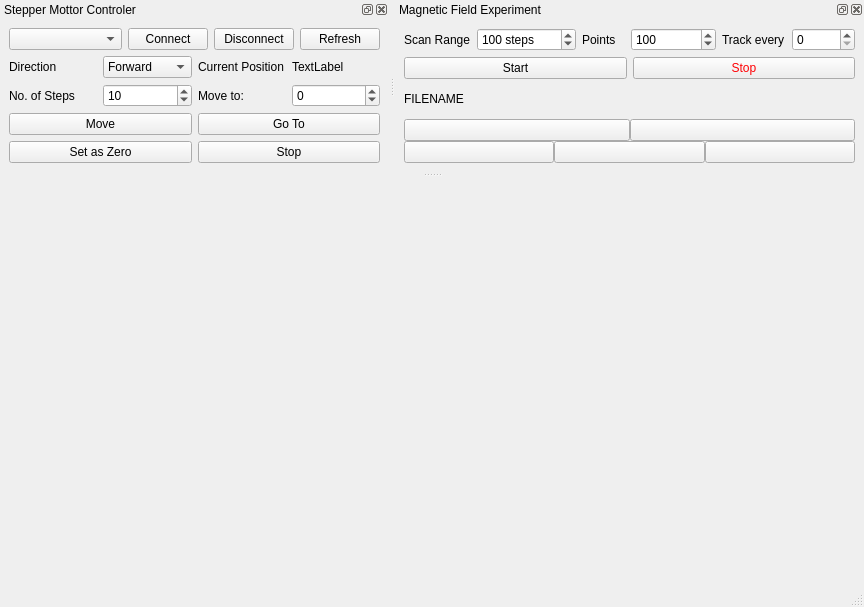
<?xml version="1.0" encoding="UTF-8"?>
<ui version="4.0">
 <class>MainWindow</class>
 <widget class="QMainWindow" name="MainWindow">
  <property name="geometry">
   <rect>
    <x>0</x>
    <y>0</y>
    <width>864</width>
    <height>607</height>
   </rect>
  </property>
  <property name="windowTitle">
   <string>Magnetic Field Experiment</string>
  </property>
  <widget class="QWidget" name="centralwidget">
   <layout class="QVBoxLayout" name="verticalLayout_2">
    <item>
     <widget class="PlotWidget" name="plot_widget" native="true"/>
    </item>
   </layout>
  </widget>
  <widget class="QMenuBar" name="menubar">
   <property name="geometry">
    <rect>
     <x>0</x>
     <y>0</y>
     <width>864</width>
     <height>21</height>
    </rect>
   </property>
  </widget>
  <widget class="QStatusBar" name="statusbar"/>
  <widget class="QDockWidget" name="stepper_motor_dockwidget">
   <property name="windowTitle">
    <string>Stepper Mottor Controler</string>
   </property>
   <attribute name="dockWidgetArea">
    <number>4</number>
   </attribute>
   <widget class="QWidget" name="dockWidgetContents">
    <layout class="QHBoxLayout" name="horizontalLayout">
     <item>
      <layout class="QVBoxLayout" name="verticalLayout_3">
       <item>
        <layout class="QHBoxLayout" name="connection_layout" stretch="2,1,1,1">
         <item>
          <widget class="QComboBox" name="com_ports_combobox"/>
         </item>
         <item>
          <widget class="QPushButton" name="connect_button">
           <property name="text">
            <string>Connect</string>
           </property>
          </widget>
         </item>
         <item>
          <widget class="QPushButton" name="disconnect_button">
           <property name="text">
            <string>Disconnect</string>
           </property>
          </widget>
         </item>
         <item>
          <widget class="QPushButton" name="refresh_button">
           <property name="text">
            <string>Refresh</string>
           </property>
          </widget>
         </item>
        </layout>
       </item>
       <item>
        <layout class="QHBoxLayout" name="direction_layout">
         <item>
          <widget class="QLabel" name="direction_label">
           <property name="text">
            <string>Direction</string>
           </property>
          </widget>
         </item>
         <item>
          <widget class="QComboBox" name="direction_combobox">
           <item>
            <property name="text">
             <string>Forward</string>
            </property>
           </item>
           <item>
            <property name="text">
             <string>Backward</string>
            </property>
           </item>
          </widget>
         </item>
         <item>
          <widget class="QLabel" name="current_position_text_label">
           <property name="text">
            <string>Current Position</string>
           </property>
          </widget>
         </item>
         <item>
          <widget class="QLabel" name="current_position_label">
           <property name="styleSheet">
            <string notr="true">font: 75 24pt &quot;Arial&quot;;</string>
           </property>
           <property name="text">
            <string>TextLabel</string>
           </property>
          </widget>
         </item>
        </layout>
       </item>
       <item>
        <layout class="QHBoxLayout" name="horizontalLayout_2">
         <item>
          <widget class="QLabel" name="no_of_steps_label">
           <property name="text">
            <string>No. of Steps</string>
           </property>
          </widget>
         </item>
         <item>
          <widget class="QSpinBox" name="no_of_steps_spinbox">
           <property name="maximum">
            <number>100000</number>
           </property>
           <property name="value">
            <number>10</number>
           </property>
          </widget>
         </item>
         <item>
          <widget class="QLabel" name="move_to_label">
           <property name="text">
            <string>Move to:</string>
           </property>
          </widget>
         </item>
         <item>
          <widget class="QSpinBox" name="move_to_spinbox">
           <property name="minimum">
            <number>-999999999</number>
           </property>
           <property name="maximum">
            <number>999999999</number>
           </property>
          </widget>
         </item>
        </layout>
       </item>
       <item>
        <layout class="QHBoxLayout" name="horizontalLayout_4">
         <item>
          <widget class="QPushButton" name="move_button">
           <property name="text">
            <string>Move</string>
           </property>
          </widget>
         </item>
         <item>
          <widget class="QPushButton" name="go_to_button">
           <property name="text">
            <string>Go To</string>
           </property>
          </widget>
         </item>
        </layout>
       </item>
       <item>
        <layout class="QHBoxLayout" name="horizontalLayout_5">
         <item>
          <widget class="QPushButton" name="set_zero_button">
           <property name="text">
            <string>Set as Zero</string>
           </property>
          </widget>
         </item>
         <item>
          <widget class="QPushButton" name="stop_button">
           <property name="text">
            <string>Stop</string>
           </property>
          </widget>
         </item>
        </layout>
       </item>
      </layout>
     </item>
    </layout>
   </widget>
  </widget>
  <widget class="QDockWidget" name="magnetic_scan_widget">
   <property name="windowTitle">
    <string>Magnetic Field Experiment</string>
   </property>
   <attribute name="dockWidgetArea">
    <number>4</number>
   </attribute>
   <widget class="QWidget" name="dockWidgetContents_2">
    <layout class="QVBoxLayout" name="verticalLayout" stretch="2,2,1,4">
     <item>
      <layout class="QHBoxLayout" name="scan_cfg_layout" stretch="1,1,1">
       <item>
        <layout class="QHBoxLayout" name="scan_range_layout" stretch="1,2">
         <item>
          <widget class="QLabel" name="scan_range_label">
           <property name="text">
            <string>Scan Range</string>
           </property>
          </widget>
         </item>
         <item>
          <widget class="QSpinBox" name="scan_range_spinbox">
           <property name="suffix">
            <string> steps</string>
           </property>
           <property name="prefix">
            <string/>
           </property>
           <property name="minimum">
            <number>1</number>
           </property>
           <property name="maximum">
            <number>99999999</number>
           </property>
           <property name="value">
            <number>100</number>
           </property>
          </widget>
         </item>
        </layout>
       </item>
       <item>
        <layout class="QHBoxLayout" name="scan_steps_layout" stretch="1,2">
         <item>
          <widget class="QLabel" name="scan_steps_label">
           <property name="text">
            <string>Points</string>
           </property>
          </widget>
         </item>
         <item>
          <widget class="QSpinBox" name="scan_steps_spinbox">
           <property name="maximum">
            <number>999999999</number>
           </property>
           <property name="value">
            <number>100</number>
           </property>
          </widget>
         </item>
        </layout>
       </item>
       <item>
        <layout class="QHBoxLayout" name="track_every_layout" stretch="1,1">
         <item>
          <widget class="QLabel" name="track_every_label">
           <property name="text">
            <string>Track every</string>
           </property>
          </widget>
         </item>
         <item>
          <widget class="QSpinBox" name="track_every_spinbox"/>
         </item>
        </layout>
       </item>
      </layout>
     </item>
     <item>
      <layout class="QHBoxLayout" name="start_stop_layout">
       <item>
        <widget class="QPushButton" name="start_button">
         <property name="text">
          <string>Start</string>
         </property>
        </widget>
       </item>
       <item>
        <widget class="QPushButton" name="stop_scan_button">
         <property name="styleSheet">
          <string notr="true">  color: rgb(255, 0, 4);
  background-color: qlineargradient(spread:pad, x1:0, y1:0, x2:1, y2:0, 
  stop:0 rgba(255, 0, 0, 255),
  stop:0.166 rgba(255, 255, 0, 255),
  stop:0.333 rgba(0, 255, 0, 255),
  stop:0.5 rgba(0, 255, 255, 255),
  stop:0.666 rgba(0, 0, 255, 255),
  stop:0.833 rgba(255, 0, 255, 255),
  stop:1 rgba(255, 0, 0, 255));</string>
         </property>
         <property name="text">
          <string>Stop</string>
         </property>
        </widget>
       </item>
      </layout>
     </item>
     <item>
      <widget class="QLabel" name="filename_label">
       <property name="text">
        <string>FILENAME</string>
       </property>
      </widget>
     </item>
     <item>
      <layout class="QVBoxLayout" name="file_io_layout">
       <property name="spacing">
        <number>0</number>
       </property>
       <item>
        <layout class="QHBoxLayout" name="save_layout">
         <item>
          <widget class="QPushButton" name="save_button">
           <property name="text">
            <string/>
           </property>
           <property name="icon">
            <iconset resource="../../../../artwork/qudi_icons.qrc">
             <normaloff>:/icons/icons/save.png</normaloff>:/icons/icons/save.png</iconset>
           </property>
          </widget>
         </item>
         <item>
          <widget class="QPushButton" name="delete_button">
           <property name="text">
            <string/>
           </property>
           <property name="icon">
            <iconset resource="../../../../artwork/qudi_icons.qrc">
             <normaloff>:/icons/icons/delete.png</normaloff>:/icons/icons/delete.png</iconset>
           </property>
          </widget>
         </item>
        </layout>
       </item>
       <item>
        <layout class="QHBoxLayout" name="load_layout">
         <item>
          <widget class="QPushButton" name="load_button">
           <property name="text">
            <string/>
           </property>
           <property name="icon">
            <iconset resource="../../../../artwork/qudi_icons.qrc">
             <normaloff>:/icons/icons/load.png</normaloff>:/icons/icons/load.png</iconset>
           </property>
          </widget>
         </item>
         <item>
          <widget class="QPushButton" name="previous_button">
           <property name="text">
            <string/>
           </property>
           <property name="icon">
            <iconset resource="../../../../artwork/qudi_icons.qrc">
             <normaloff>:/icons/icons/previous.png</normaloff>:/icons/icons/previous.png</iconset>
           </property>
          </widget>
         </item>
         <item>
          <widget class="QPushButton" name="next_button">
           <property name="text">
            <string/>
           </property>
           <property name="icon">
            <iconset resource="../../../../artwork/qudi_icons.qrc">
             <normaloff>:/icons/icons/next.png</normaloff>:/icons/icons/next.png</iconset>
           </property>
          </widget>
         </item>
        </layout>
       </item>
      </layout>
     </item>
    </layout>
   </widget>
  </widget>
 </widget>
 <customwidgets>
  <customwidget>
   <class>PlotWidget</class>
   <extends>QWidget</extends>
   <header>pyqtgraph</header>
   <container>1</container>
  </customwidget>
 </customwidgets>
 <resources>
  <include location="../../../../artwork/qudi_icons.qrc"/>
 </resources>
 <connections/>
</ui>
